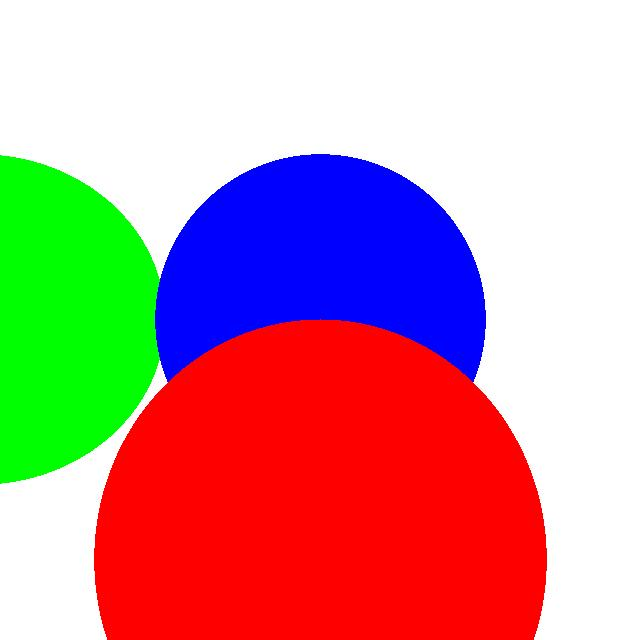

This figure's Python source:
from canvas import canvas
import numpy as np
class sphereObj:
  def __init__(self, color, R, C):
    self.color = np.array(color)
    self.R = R
    self.C = np.array(C)


O = np.array([0,0,0])
spheres = []
spheres.append(sphereObj([255, 0, 0], 1, [0, -1, 3]))
spheres.append(sphereObj([0, 0, 255], 1, [0, 0, 4]))
spheres.append(sphereObj([0, 255, 0], 1, [-2, 0, 4]))

def trace_ray(O, D, tmin, tmax):
  closest_t = np.inf
  closest_sphere = None
  for sphere in spheres:
    t1, t2 = intersection(O, D, sphere)
    if tmin < t1 < tmax and t1 < closest_t:
      closest_t = t1
      closest_sphere = sphere

    if tmin < t2 < tmax and t2 < closest_t:
      closest_t = t2
      closest_sphere = sphere
  if closest_sphere:
    return closest_sphere.color
  return np.array([255, 255, 255])

def intersection (O, D, sphere):
  C = sphere.C
  R = sphere.R
  CO = O - C
  a = np.dot(D, D)
  b = 2 * np.dot(CO, D)
  c = np.dot(CO, CO) - R**2
  determinant = b**2 - 4 * a * c
  if determinant < 0:
    return np.array([np.inf, np.inf])
  t1 = (-b + np.sqrt(determinant)) / 2*a
  t2 = (-b - np.sqrt(determinant)) / 2*a
  return np.array ([t1, t2])

width = 640
height = 640
screen = canvas (width, height)
def ying():
  for y in range(-height//2, height//2):
    D = screen.canvas_to_viewport(x, y)
    color = trace_ray(O, D, 1, np.inf)
    screen.put_pixel(x, y, color)

for x in range(-width//2, width//2):
  ying()
screen.show()
screen.save("1.jpeg")
